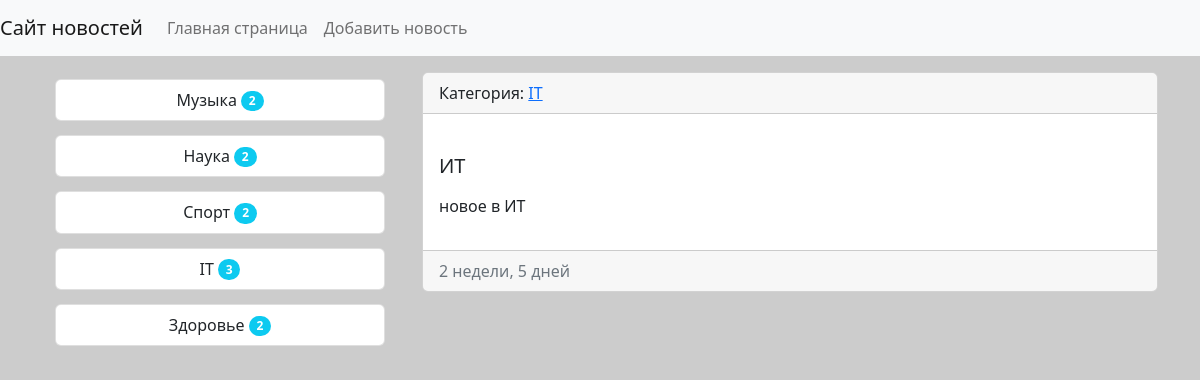
Before: /news/22/ with the older database file.
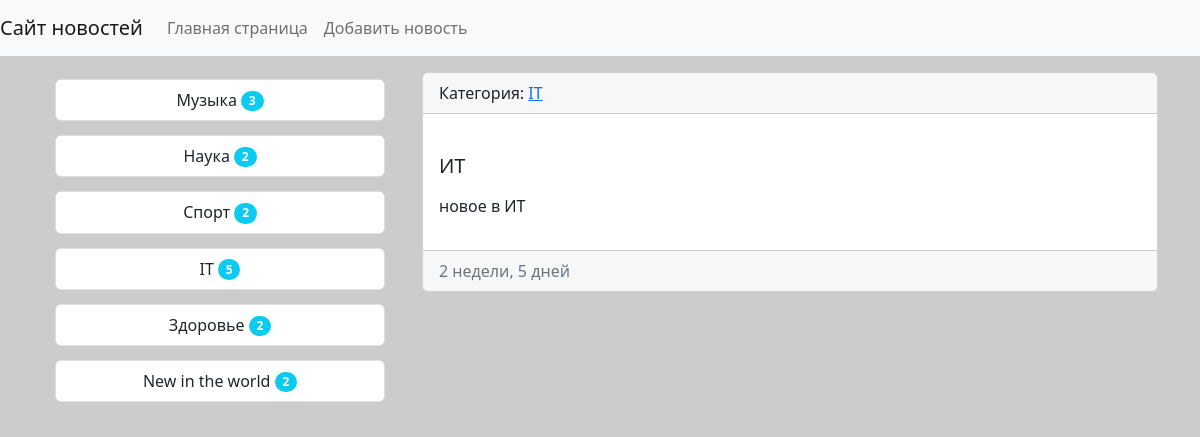
After: the same page with the newer database file.
### news/models.py (models this page shows, shortened)
class Category(models.Model):
    title = models.CharField(max_length=150, db_index=True, verbose_name='Наименование категории')
    def get_absolute_url(self):
        return reverse('category', kwargs={"category_id": self.pk})
    def __str__(self):
        return self.title
    class Meta:
        verbose_name = 'Категория'
        verbose_name_plural = 'Категории'
        ordering = ['title']

class News(models.Model):
    title = models.CharField(max_length=150, verbose_name='Наименование')
    content = models.TextField(blank=True, verbose_name='Контент')
    created_at = models.DateTimeField(auto_now_add=True, verbose_name='Дата публикации')
    update_at = models.DateTimeField(auto_now=True, verbose_name='Обновлено')
    photo = models.ImageField(upload_to='photos/%Y/%m/%d/', verbose_name='Фото', blank=True)
    is_published = models.BooleanField(default=True, verbose_name='Статус новости')
    category = models.ForeignKey('Category', on_delete=models.PROTECT, verbose_name='Категория')
    views = models.IntegerField(default=0, verbose_name='Просмотры')
    class Meta:
        verbose_name = 'Новость'
        verbose_name_plural = 'Новости'
        ordering = ['-created_at']

### news/views.py (the view)
# urls.py: path('news/<int:pk>/', ViewNews.as_view(), name='view_news'),
class ViewNews(DetailView):
    model = News
    context_object_name = 'news_item'

### news/templatetags/news_tags.py (called while the page is built)
@register.inclusion_tag('news/list_categories.html')
def show_categories():
    categories = Category.objects.annotate(cnt=Count('news')).filter(cnt__gt=0)
    return {'categories': categories}

### news/templates/news/news_detail.html (shortened to what this page needs)
{% extends 'base.html' %}
{% block sidebar %}
{% include 'inc/_sidebar.html' %}
{% endblock %}
{% block content %}
<div class="card mb-3">
	<div class="card-header">
		Категория: <a href="{{ item.category.get_absolute_url }}">{{ news_item.category }}</a>
	</div>
	<div class="card-body">
		<h5 class="card-title">{{ news_item.title }}</h5>
		<p class="card-text">{{ news_item.content|safe|linebreaks }}</p>
	</div>
	<div class="card-footer text-muted">
		{{ news_item.created_at|timesince}}
	</div>
</div>
{% endblock %}

### templates/base.html (shortened to what this page needs)
<!doctype html>
{% load static %}
<html lang="ru">
	<head>
		<link rel="stylesheet" href="{% static 'bootstrap/css/bootstrap.min.css' %}">
		<link rel="stylesheet" href="{% static 'css/style.css' %}">
	</head>
	<body>
{% include 'inc/_nav.html' %}
	<div class="container mt-3">
		<div class="row">
			<div class="col-md-4">
            	{% block sidebar %} sidebar {% endblock %}
			</div>
			<div class="col-md-8">
				{% block content %} content {% endblock %}
			</div>
		</div>
	</div>
	</body>
</html>

### templates/inc/_nav.html (shortened to what this page needs)
<nav class="navbar navbar-expand-lg navbar-light bg-light">
		<a class="navbar-brand" href="{% url 'home' %}">Сайт новостей</a>
		<div class="collapse navbar-collapse" id="navbarSupportedContent">
			<ul class="navbar-nav mr-auto">
				<li class="nav-item active"><a class="nav-link" href="{% url 'home' %}"> Главная страница </a></li>
				<li class="nav-item"><a class="nav-link" href="{% url 'add_news' %}">Добавить новость</a></li>
			</ul>
		</div>
	</nav>

### templates/inc/_sidebar.html
{% load news_tags %}
{% show_categories %}

### news/templates/news/list_categories.html (shortened to what this page needs)
<div class="list-group ">
	{% for item in categories %}
		<button type="button" class="btn position-relative ">
			<a href="{{ item.get_absolute_url }}" class="list-group-item ">{{ item.title }}
				<span class="badge bg-info rounded-pill ">{{item.cnt}}</span>
			</a>
		</button>
	{% endfor %}
</div>

Changed rows visible on the page:
computed for Category "Музыка": cnt "2" → "3"
computed for Category "IT": cnt "3" → "5"
added Category: title "New in the world", cnt "2"
